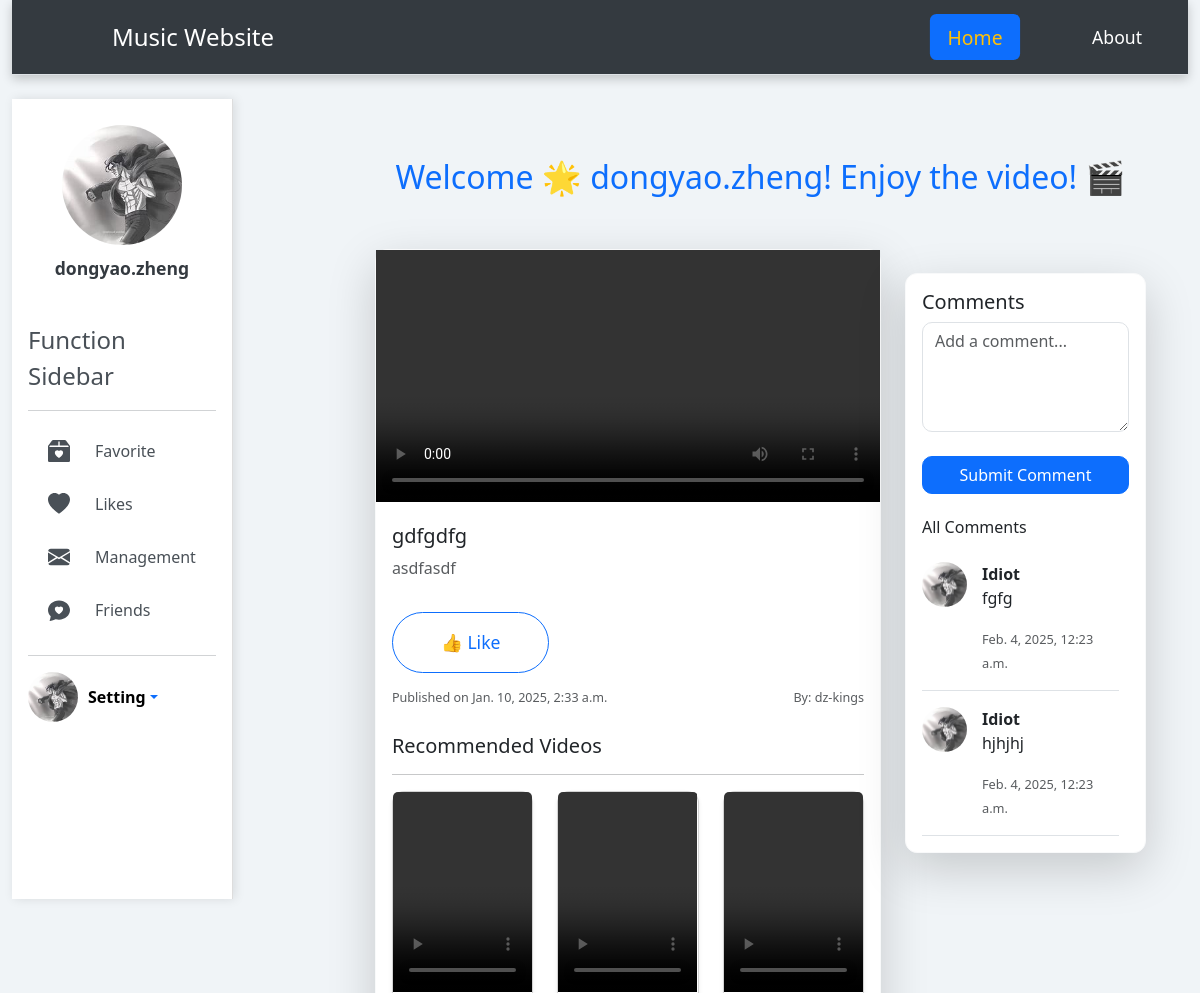
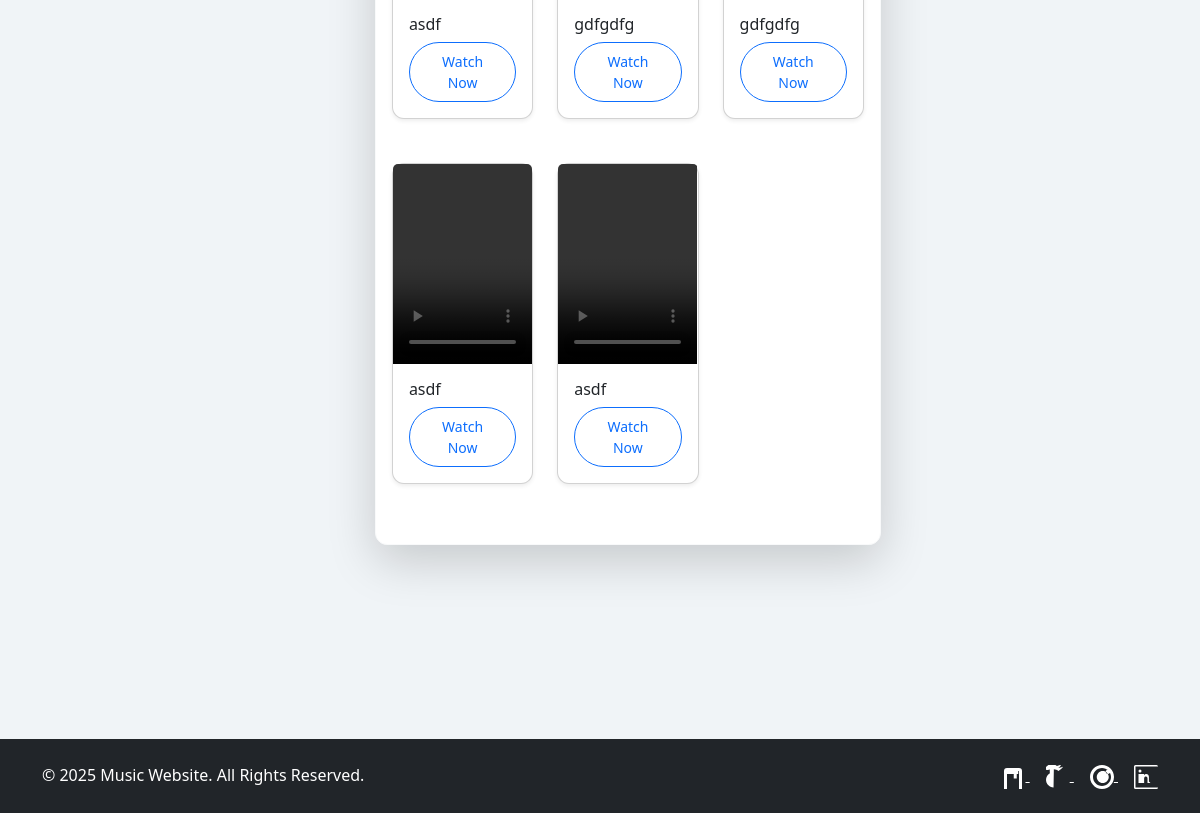
The app's page /user/video_page/75/ (signed in) with its own data (2 pictures, top to bottom).
### user/models.py (models this page shows, shortened)
class management(models.Model):
    user=models.ForeignKey(User,related_name="management_set",on_delete=models.CASCADE)
    title=models.CharField(max_length=200)
    description=models.CharField(max_length=20000)
    upload_time=models.DateTimeField(auto_now_add=True)
    video=models.FileField(upload_to="videos/")

class comments(models.Model):
    user=models.ForeignKey(User,on_delete=models.CASCADE)
    video = models.ForeignKey(management, related_name="comments", on_delete=models.CASCADE,default=None)
    comment=models.CharField(max_length=700)
    created_at=models.DateTimeField(auto_now_add=True)

class avatars(models.Model):
    user=models.OneToOneField(User,on_delete=models.CASCADE)
    avatar=models.ImageField(upload_to="avatars/",default='avatars/default.jpg')

### user/views.py (the view, shortened to what this page needs)
# urls.py: path('video_page/<int:video_id>/',views.view_specific_video,name='view_specific_video'),
def view_specific_video(request, video_id):
    video = get_object_or_404(management, id=video_id)
    avatar = request.user.avatars.avatar
    comments_list = video.comments.all()
    all_videos = list(management.objects.exclude(id=video_id))
    recommended_videos = random.sample(all_videos, 5)
    liked_video = likess.objects.filter(video=video, user=request.user).exists()
    return render(request, "video_page.html", {
        'video': video,
        'avatar': avatar,
        'comments': comments_list,
        'recommended_videos': recommended_videos,
        'liked_video': liked_video
    })

### templates/video_page.html (shortened to what this page needs)
{% extends 'mainpage_template.html' %}
{% block body1 %}
<p class="welcome-text text-center text-primary font-weight-bold" style="font-size: 2rem;">Welcome 🌟 {{ user.username }}! Enjoy the video! 🎬</p>
<div class="container my-5">
    <div class="row">
        <div class="col-12 col-md-8 mb-5">
            <div class="card shadow-lg rounded-lg border-light">
                <div class="card-img-top embed-responsive embed-responsive-16by9">
        {% if '.mp3' in video.video.url or '.wav' in video.video.url %}
                    <img src="/media/avatars/default_cover_image.jpg" width="100%" height="450" alt="Audio Cover Image">
                    <audio controls>
                        <source src="{{ video.video.url }}" type="audio/mpeg">
                        Your browser does not support the audio element.
                    </audio>
                {% else %}
                <video width="100%" min-height="600" controls style="max-height:750px">
                        <source src="{{ video.video.url }}" type="video/mp4">
                    </video>
                {% endif %}
                </div>
                <div class="card-body" style="padding-bottom: 10px;">
                    <h5 class="card-title text-dark font-weight-bold">{{ video.title }}</h5>
                    <p class="card-text text-muted">{{ video.description }}</p>
                    <form action="" method="post" style="display: inline-block;">
                        <button type="submit" name="like" class="btn btn-outline-primary btn-lg px-5 py-3 mt-3" style="border-radius: 50px; font-size: 1.1rem;">
                            {% if liked_video %}
                                <i class="fas fa-thumbs-up"></i> Already Liked
                            {% else %}
                                 👍 Like
                            {% endif %}
                        </button>
                    </form>
                    <div class="d-flex justify-content-between align-items-center mt-3 text-muted" style="font-size: 0.9rem;">
                        <small>Published on {{ video.upload_time }}</small>
                        <small>By: {{ video.user.username }}</small>
                    </div>
                </div>
                <div class="card-body">
                    <h5 class="card-title text-dark">Recommended Videos</h5>
                    <hr>
                    <div class="row">
                        {% for recommended_video in recommended_videos %}
                        <div class="col-12 col-md-4 mb-4">
                            <div class="card shadow-sm">
                                <div class="card-img-top" style="height: 200px; overflow: hidden;">
                                    <video controls style="width: 100%; height: 100%; object-fit: contain;">
                                        <source src="{{ recommended_video.video.url }}" type="video/mp4">
                                    </video>
                                </div>
                                <div class="card-body">
                                    <h6 class="card-title text-dark">{{ recommended_video.title }}</h6>
                                    <a href="{% url 'user:view_specific_video' recommended_video.id %}" class="btn btn-outline-primary btn-sm rounded-pill px-4 py-2" style="transition: all 0.3s ease;">
                                        Watch Now
                                    </a>
                                </div>
                            </div>
                        </div>
                        {% empty %}
                            <p>No recommendations available.</p>
                        {% endfor %}
                    </div>
                </div>
            </div>
        </div>
        <div class="col-12 col-md-4 mb-4">
            <div class="card mt-4 shadow-lg border-light">
                <div class="card-body">
                    <h5 class="card-title text-dark">Comments</h5>
                    <form action="" method="post">
                        <textarea name="comment_text" class="form-control mb-3" rows="4" placeholder="Add a comment..." style="border-radius: 10px;"></textarea>
                        <button type="submit" class="btn btn-primary mt-2 w-100" style="border-radius: 10px;">Submit Comment</button>
                    </form>
                    <h6 class="mt-4 text-dark">All Comments</h6>
                    <div style="max-height: 450px; overflow-y: auto; padding-right: 10px;">
                        {% for comment in comments %}
                        <div class="comment mt-3 d-flex align-items-start border-bottom pb-3">
                            <div class="comment-avatar" style="width: 45px; height: 45px; margin-right: 15px;">
                                {% if comment.user.avatars.avatar %}
                                    <img src="{{ comment.user.avatars.avatar.url }}" alt="User Avatar" class="img-fluid rounded-circle" style="width: 100%; height: 100%; object-fit: cover;">
                                {% else %}
                                    <img src="avatars/default.jpg" alt="Default Avatar" class="img-fluid rounded-circle" style="width: 100%; height: 100%; object-fit: cover;">
                                {% endif %}
                            </div>
                            <div class="comment-text" style="flex: 1; word-wrap: break-word; max-width: calc(100% - 60px);">
                                <strong>{{ comment.user.username }}</strong><br>
                                <p>{{ comment.comment }}</p>
                                <small class="text-muted" style="font-size: 0.8rem;">{{ comment.created_at }}</small>
                            </div>
                        </div>
                        {% empty %}
                            <p>No comments yet. Be the first to comment!</p>
                        {% endfor %}
                    </div>
                </div>
            </div>
        </div>
    </div>
</div>
{% endblock %}

### templates/mainpage_template.html (shortened to what this page needs)
<!DOCTYPE html>
<html lang="en">
<head>
    <link href="https://cdn.jsdelivr.net/npm/bootstrap@5.3.3/dist/css/bootstrap.min.css"
          rel="stylesheet"
>
</head>
<body onload="fadeIn()">
    {% if user.is_authenticated %}
    <div class="container-fluid">
        <header class="d-flex flex-wrap justify-content-between py-3 mb-4 border-bottom navbar">
            <a href="" class="d-flex align-items-center mb-3 mb-md-0 me-md-auto link-body-emphasis text-decoration-none" style="margin-left: 70px">
                <span class="fs-4 text-white">Music Website</span>
            </a>
            <ul class="nav nav-pills">
                <li class="nav-item"><a href="{% url 'mainpage:user_mainpage' %}" class="nav-link active" aria-current="page">Home</a></li>
                <li class="nav-item"><a href="#" class="nav-link">About</a></li>
            </ul>
        </header>
        <div class="d-flex">
            <div class="sidebar p-3">
                <div class="user-info">
                    <img src="{{ avatar.url|default:'/media/avatars/default.jpg' }}" alt="User Avatar" style="width:120px;height:120px">
                    <strong>{{ user.username|truncatechars:20 }}</strong>
                </div>
                <span class="fs-4 mb-3">Function Sidebar</span>
                <hr>
                <ul class="nav flex-column">
                    <li>
                        <a href="{% url 'user:flavorite' %}" class="nav-link">
                            <span>Favorite</span>
                        </a>
                    </li>
                    <li>
                        <a href="{% url 'user:likes' %}" class="nav-link">
                            <svg xmlns="http://www.w3.org/2000/svg" width="22" height="22" fill="currentColor" class="bi bi-heart-fill" viewBox="0 0 16 16">
                                <path fill-rule="evenodd" d="M8 1.314C12.438-3.248 23.534 4.735 8 15-7.534 4.736 3.562-3.248 8 1.314"/>
                            </svg>
                            <span>Likes</span>
                        </a>
                    </li>
                    <li>
                        <a href="{% url 'user:management' %}" class="nav-link">
                            <span>Management</span>
                        </a>
                    </li>
                    <li>
                        <a href="{% url 'user:friends' %}" class="nav-link">
                            <span>Friends</span>
                        </a>
                    </li>
                </ul>
                <hr>
                <div class="dropdown">
                    <a href="#" class="d-flex align-items-center text-decoration-none dropdown-toggle" data-bs-toggle="dropdown" aria-expanded="false">
                        <img src="{{ avatar.url }}" alt="User Avatar" class="rounded-circle" style="width: 50px; height: 50px; object-fit: cover; margin-right: 10px">
                        <strong style="color:black">Setting</strong>
                    </a>
                </div>
            </div>
            <div class="main-content">
                <br>
                {% block body1 %}{% endblock %}
            </div>
        </div>
    </div>
    {% endif %}
</body>
<footer class="bg-dark text-white py-4 mt-5">
    <div class="container">
        <div class="row">
            <div class="col-md-6">
                <p class="mb-0">© 2025 Music Website. All Rights Reserved.</p>
            </div>
            <div class="col-md-6 text-md-end">
                <a href="#" class="text-white me-3">
                    <svg xmlns="http://www.w3.org/2000/svg" width="24" height="24" fill="currentColor" class="bi bi-facebook" viewBox="0 0 16 16">
                        <path d="M12 2H4a2 2 0 0 0-2 2v12a2 2 0 0 0 2 2h8a2 2 0 0 0 2-2V4a2 2 0 0 0-2-2zm0 14H4V4h8v12zM7.5 6h1v3h2V6h1V4h-4V2h-2v2H4v2h3.5z"/>
                    </svg>
                </a>
                <a href="#" class="text-white me-3">
                </a>
                <a href="#" class="text-white me-3">
                </a>
                <a href="#" class="text-white">
                </a>
            </div>
        </div>
    </div>
</footer>
</html>

### templates/mainpage_template.html (style rules this page uses)
body { background-color: #f0f4f7; font-family: 'Segoe UI', Tahoma, Geneva, Verdana, sans-serif; color: #495057; transition: all 0.3s ease; opacity: 0; transition: opacity 0.3s ease-in-out; }
.navbar { background-color: #343a40; box-shadow: 0 4px 10px rgba(0, 0, 0, 0.2); padding: 15px 30px; }
.navbar .nav-link { color: #fff !important; font-size: 1.1rem; transition: color 0.3s ease, transform 0.3s ease; }
.navbar .nav-link.active { color: #ffc107 !important; transform: scale(1.1); }
.navbar .nav-item + .nav-item { margin-left: 20px; }
.sidebar { background-color: #ffffff; border-right: 1px solid #ddd; box-shadow: 2px 0 10px rgba(0, 0, 0, 0.1); height: 100vh; padding-top: 30px; width: 300px; transition: all 0.3s ease; }
.sidebar .nav-link { color: #495057; padding: 12px 20px; border-radius: 8px; margin-bottom: 5px; transition: background-color 0.3s ease, transform 0.3s ease; }
.sidebar .user-info { text-align: center; margin-bottom: 30px; padding: 10px; }
.sidebar .user-info img { width: 80px; height: 80px; object-fit: cover; border-radius: 50%; margin-bottom: 10px; }
.sidebar .user-info strong { display: block; font-size: 1.1rem; color: #343a40; font-weight: bold; }
.main-content { margin-left: 100px; padding: 30px; transition: margin-left 0.3s ease; }
.card { margin-bottom: 20px; border-radius: 12px; box-shadow: 0 4px 20px rgba(0, 0, 0, 0.1); transition: transform 0.3s ease; background-color: #ffffff; }
.sidebar .nav-link span { margin-left: 10px; font-size: 1rem; }
.sidebar .nav-link { display: flex; align-items: center; }
.sidebar .nav-link svg { width: 22px; height: 22px; fill: currentColor; margin-right: 15px; }
.navbar a { font-weight: 500; }
.main-content { font-size: 1rem; color: #343a40; }

### records on screen
management: title "gdfgdfg", description "asdfasdf", upload_time "Jan. 10, 2025, 2:33 a.m.", user.username "dz-kings"
management: title "asdf"
management: title "gdfgdfg"
management: title "gdfgdfg"
management: title "asdf"
management: title "asdf"
comments: user.avatars.avatar (picture), user.username "Idiot", comment "fgfg", created_at "Feb. 4, 2025, 12:23 a.m."
comments: user.avatars.avatar (picture), user.username "Idiot", comment "hjhjhj", created_at "Feb. 4, 2025, 12:23 a.m."

### other values on screen
{{ user.username|truncatechars:20 }} "dongyao.zheng"
{{ user.username }} "dongyao.zheng"
